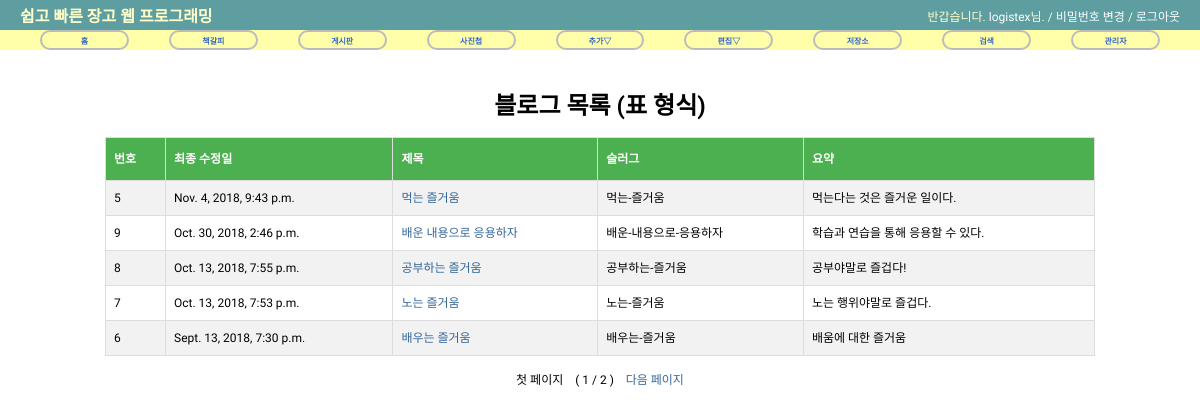
The page /blog/ on the database as committed earlier.
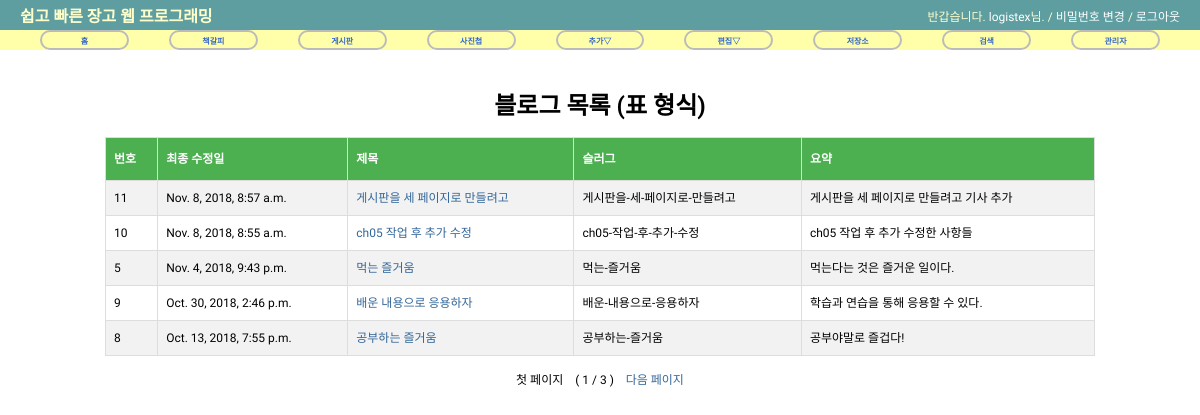
The same page on the database as committed later.
### blog/models.py (models this page shows, shortened)
@python_2_unicode_compatible
class Post(models.Model):
    title = models.CharField('제목', max_length=50)
    slug = models.SlugField('슬러그',  # 기본 길이 50, 인덱스가 기본 생성됨,
                            unique=True,  # unique 설정, 기본키 대용으로 사용 가능
                            allow_unicode=True,  # 한글 입력 가능하도록
                            help_text='제목에 대한 한 단어의 별명.')
    description = models.CharField('설명',
                                   max_length=100,
                                   blank=True,  # 블랭크 허용
                                   help_text='간략한 설명 문구.')
    content = models.TextField('내용')  # TextField이므로 여러 줄 입력 가능함
    create_date = models.DateTimeField('최초 생성 일시',
                                       auto_now_add=True)  # 최초 생성 일시를 자동 저장하도록
    modify_date = models.DateTimeField('최종 수정 일시',
                                       auto_now=True)  # 최종 수정 일시를 자동 저장하도록
    class Meta:  # 필드 속성 외에 필요한 파라미터를 Meta 내부 클래스로 정의
        verbose_name = '기사'              # 'post'
        verbose_name_plural = '기사 모음'  # 'posts'
        db_table  = 'my_posts'           # DB에 저장할 테이블 이름을 my_posts'라고 지정
        ordering  = ('-modify_date',)  # 최종 수정 일시의 내림차순 정렬
    def get_absolute_url(self): # 이 메소드가 정의된 객체를 지칭하는 URL을 반환
        return reverse('blog:post_detail', args=(self.slug,))

### blog/views.py (the view)
class PostLV(ListView) :
    model = Post
    template_name = 'blog/post_all.html'
    context_object_name = 'posts'
    paginate_by = 5  # 페이지 당 5 개 객체를 처리하도록 지정

### blog/templates/blog/post_all.html (shortened to what this page needs)
{% extends "base.html" %}
{% load staticfiles %}
{% block extrastyle %}{% static "css/tabular.css" %}{% endblock %}
{% block content %}
    <div id="content">
        <h1 class="centered">블로그 목록 (표 형식)</h1>
        <table id="tbl">
            <tr>
                <th>번호</th>
                <th>최종 수정일</th>
                <th>제목</th>
                <th>슬러그</th>
                <th>요약</th>
            </tr>
            {% for post in posts %}
            <tr>
                <td>{{ post.id }}</td>
                <td>{{ post.modify_date }}</td>
                <td><a href='{{ post.get_absolute_url }}'>{{ post.title }}</a></td>
                <td>{{ post.slug }}</td>
                <td>{{ post.description }}</td>
            </tr>
            {% endfor %}
        </table>
        <br/>
        <div class="centered">
            <span>
                {% if page_obj.has_previous %}
                    <a href="?page={{ page_obj.previous_page_number }}">이전 페이지</a>
                {% else %}
                    첫 페이지
                {% endif %}
                &nbsp;&nbsp;&nbsp;( {{ page_obj.number }} / {{ page_obj.paginator.num_pages }} )&nbsp;&nbsp;&nbsp;
                {% if page_obj.has_next %}
                    <a href="?page={{ page_obj.next_page_number }}">다음 페이지</a>
                {% else %}
                    끝 페이지
                {% endif %}
            </span>
        </div>
    </div>
{% endblock %}

Rows that differ between the two databases and show on the page:
no longer on this page (row unchanged): Post: id "7", modify_date "Oct. 13, 2018, 7:53 p.m.", title "노는 즐거움", slug "노는-즐거움", description "노는 행위야말로 즐겁다."
no longer on this page (row unchanged): Post: id "6", modify_date "Sept. 13, 2018, 7:30 p.m.", title "배우는 즐거움", slug "배우는-즐거움", description "배움에 대한 즐거움"
added Post: id "11", modify_date "Nov. 8, 2018, 8:57 a.m.", title "게시판을 세 페이지로 만들려고", slug "게시판을-세-페이지로-만들려고", description "게시판을 세 페이지로 만들려고 기사 추가"
added Post: id "10", modify_date "Nov. 8, 2018, 8:55 a.m.", title "ch05 작업 후 추가 수정", slug "ch05-작업-후-추가-수정", description "ch05 작업 후 추가 수정한 사항들"
Other text that changed with them:
{{ page_obj.paginator.num_pages }}: "2" → "3"
